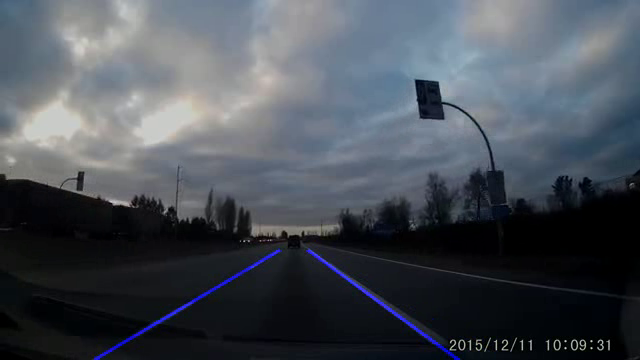
#> input picture frame 19 of output.mp4, 640 x 360 px, given in place of carDashCam.mp4, which was not available
$ python lane_detect.py
#> lines starting #> are read from the running program, lines starting #| are printed output that depends on the picture; after the words box and inside, x2 and y2 are one past the last pixel; in counts of white or black regions, pixels touching at a corner belong together; pictures that were not available may be replaced by others from this repository, and a replacement may not be noted
#from turtle1 import right
import cv2
import numpy as np
from matplotlib import pyplot as plt

def regionOfInterest(image):
    height=image.shape[0]
    width=image.shape[1]
    polygons = np.array([[(int(width/6),height),(int(width/2.5),int(height/1.45)),(int(width/1.9),int(height/1.45))]])

    zeroMask = np.zeros_like(image)

    cv2.fillPoly(zeroMask,polygons,1)
    roi=cv2.bitwise_and(image,image,mask=zeroMask)

    return roi
def getLineCoordinate(frame,lines):
    height=int(frame.shape[0]/1.5)
    slope,yIntercept=lines[0],lines[1]

    y1=frame.shape[0]
    y2=int(y1-110)

    x1=int((y1-yIntercept)/slope)
    x2= int((y2-yIntercept)/slope)

    return np.array([x1,y1,x2,y2])

def getLines(frame,lines):
    copyImage=frame.copy()
    leftLine,rightline=[],[]
    roiHeight=int(frame.shape[0]/1.5)
    lineFrame=np.zeros_like(frame)
    if lines is not None:
        for line in lines:
            x1,y1,x2,y2 =line.reshape(4)
            lineData=np.polyfit((int(x1),int(x2)),(int(y1),int(y2)),1)
            slope,yIntercept=lineData[0],lineData[1]
            if slope<0:
                leftLine.append((slope,yIntercept))
            else:
                rightline.append((slope,yIntercept))

    if leftLine:
        leftLineAverage = np.average(leftLine,axis=0)
        left=getLineCoordinate(frame,leftLineAverage)
        #try:
        cv2.line(lineFrame,(left[0],left[1]),(left[2],left[3]),(255,0,0),2)
        #except Exception as e:
        #print('Error',e)
    if rightline:
        rightLineAverage = np.average(rightline,axis=0)
        right=getLineCoordinate(frame,rightLineAverage)
        #try:
        cv2.line(lineFrame,(right[0],right[1]),(right[2],right[3]),(255,0,0),2)
        #except Exception as e:
        #print('Error',e)
    #return np.array([leftLine,rightline])
    return cv2.addWeighted(copyImage,0.8,lineFrame,1,1)

fourcc=cv2.VideoWriter.fourcc('m','p','4','v')
out=cv2.VideoWriter('output.mp4',fourcc,20.0,(640,360))


def new_func(getLines, frame, lines):
    imageWithLine=getLines(frame,lines)
    return imageWithLine
vid=cv2.VideoCapture('E:\\CampK12 VS\\test\\Arrays\\project1\\carDashCam.mp4')
while(vid.isOpened()):
    ret,frame=vid.read()
#> frame is the input picture: shape (360, 640, 3); mean B, G, R 86.5, 78.3, 72.5
    cv2.imshow("originalFrame",frame)

    grayFrame=cv2.cvtColor(frame,cv2.COLOR_BGR2GRAY)
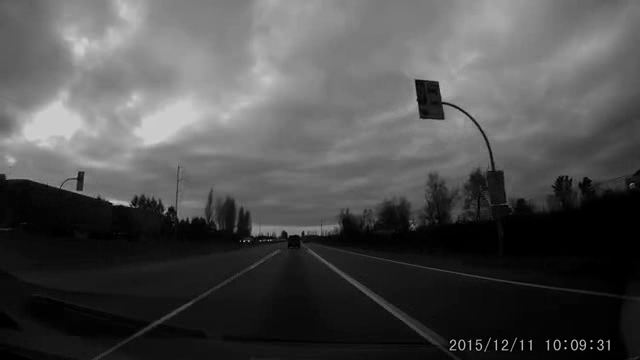
#> grayFrame: shape (360, 640); min 0, max 208, mean 77.5

    kernel_size=3
    gaussianFrame=cv2.GaussianBlur(grayFrame,(kernel_size,kernel_size),kernel_size)
    cv2.imshow('gaussianFrame',gaussianFrame)

    low_threshold =75
    high_threshold=100
    edgeframe=cv2.Canny(gaussianFrame,low_threshold,high_threshold)
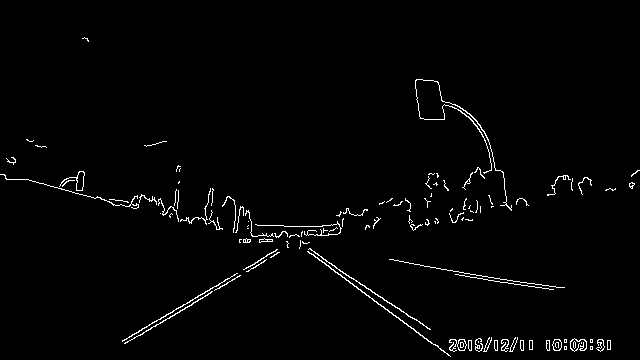
#> edgeframe: shape (360, 640); 1.8% white in thin lines or dots, all inside (x1, y1, x2, y2) = (0, 37, 640, 357)

    roiFrame=regionOfInterest(edgeframe)
#> in regionOfInterest, `cv2.fillPoly(zeroMask,polygons,1)`:
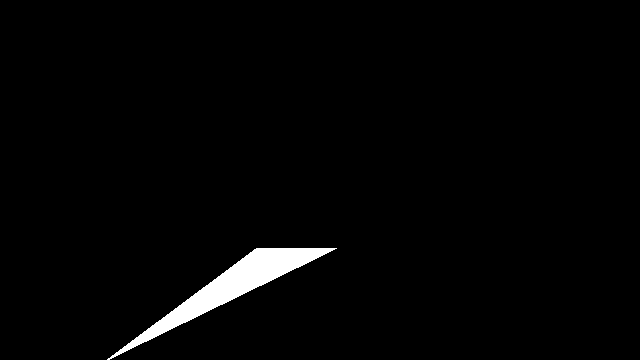
#> zeroMask: shape (360, 640); values 0 (black) and 1 (white), 2.1% white; 1 white region, box (x1, y1, x2, y2) and area: (107, 248, 337, 360) 4727
#> in regionOfInterest, `roi=cv2.bitwise_and(image,image,mask=zeroMask)`:
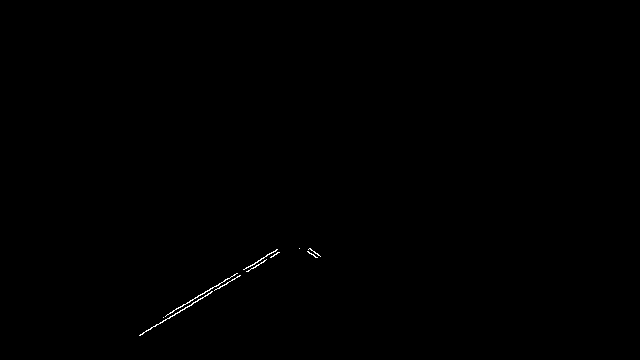
#> roi: shape (360, 640); 0.17% white in thin lines or dots, all inside (x1, y1, x2, y2) = (139, 248, 321, 336)

    lines=cv2.HoughLinesP(roiFrame,rho=1,theta=np.pi/180,threshold=10,lines=np.array([]),minLineLength=10,maxLineGap=100)
#> lines = [[139, 335, 278, 252], [163, 317, 277, 249], [170, 312, 225, 279], [142, 334, 279, 252], [140, 334, 220, 286], [309, 248, 320, 256], [216, 286, 276, 250], [167, 314, 269, 253]]
    if lines is not None:
        imageWithLine = new_func(getLines, frame, lines)
#> the loop in getLines, `for line in lines:` made 8 passes
#> (x1, y1, x2, y2, slope, yIntercept) on passes 1 to 8: (139, 335, 278, 252, -0.597, 418), (163, 317, 277, 249, -0.596, 414.2), (170, 312, 225, 279, -0.6, 414), (142, 334, 279, 252, -0.599, 419), (140, 334, 220, 286, -0.6, 418), (309, 248, 320, 256, 0.727, 23.27), (216, 286, 276, 250, -0.6, 415.6), (167, 314, 269, 253, -0.598, 413.9)
#> after the loop in getLines, `for line in lines:`: leftLine = [(-0.597, 418), (-0.596, 414.2), (-0.6, 414), (-0.599, 419), (-0.6, 418), (-0.6, 415.6), (-0.598, 413.9)]; rightline = [(0.727, 23.27)]
#> in getLines, `leftLineAverage = np.average(leftLine,axis=0)`: leftLineAverage = [-0.599, 416.1]
#> in getLineCoordinate, `slope,yIntercept=lines[0],lines[1]`: slope = -0.599; yIntercept = 416.1
#> in getLineCoordinate, `x1=int((y1-yIntercept)/slope)`: x1 = 93
#> in getLineCoordinate, `x2= int((y2-yIntercept)/slope)`: x2 = 277
#> in getLines, `left=getLineCoordinate(frame,leftLineAverage)`: left = [93, 360, 277, 250]
#> in getLines, `rightLineAverage = np.average(rightline,axis=0)`: rightLineAverage = [0.727, 23.27]
#> in getLines, `right=getLineCoordinate(frame,rightLineAverage)`: right = [463, 360, 311, 250]
#> in getLines, `cv2.line(lineFrame,(right[0],right[1]),(right[2],right[3]),(255,0,0),2)`:
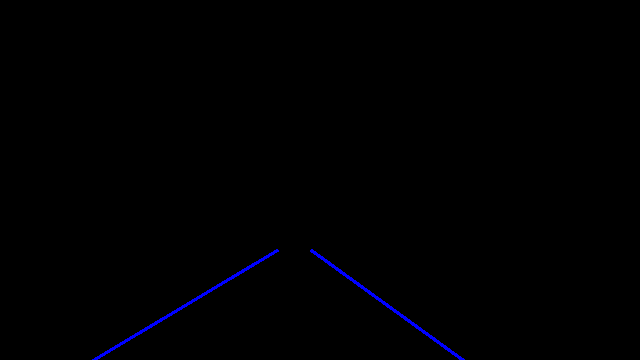
#> lineFrame: shape (360, 640, 3); mean of channels 0, 1, 2 1.4, 0, 0; drawn as B, G, R
#> in getLines, `return cv2.addWeighted(copyImage,0.8,lineFrame,1,1)`:
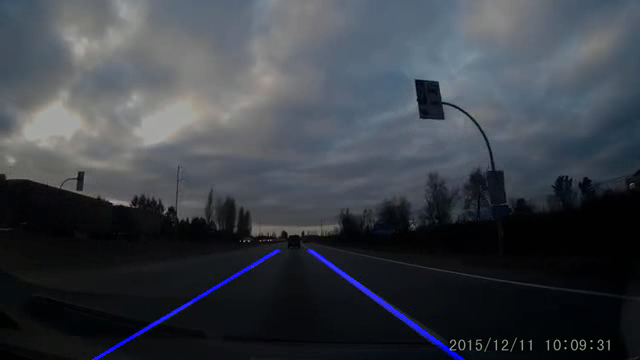
#> returned value: shape (360, 640, 3); mean of channels 0, 1, 2 70.9, 63.7, 59; drawn as B, G, R
    cv2.imshow("final",imageWithLine)

    out.write(imageWithLine)

    if cv2.waitKey(10)& 0xFF==ord('q'):
#> (key q is pressed here)
        break

vid.release()
out.release()
cv2.destroyAllWindows()

$ run again, starting later in the video
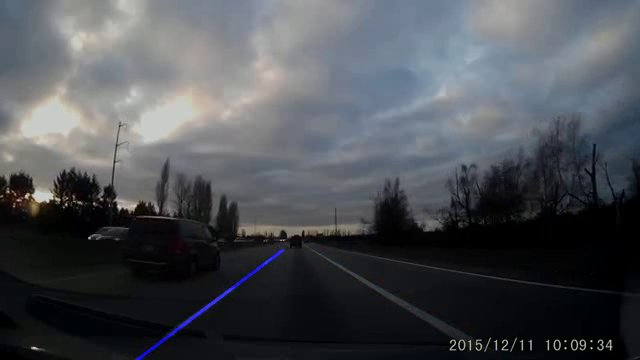
#> input picture frame 88 of output.mp4, 640 x 360 px, given in place of carDashCam.mp4, which was not available
#> frame is the input picture: shape (360, 640, 3); mean B, G, R 82.9, 78.3, 75.4
#> `edgeframe=cv2.Canny(gaussianFrame,low_threshold,high_threshold)`:
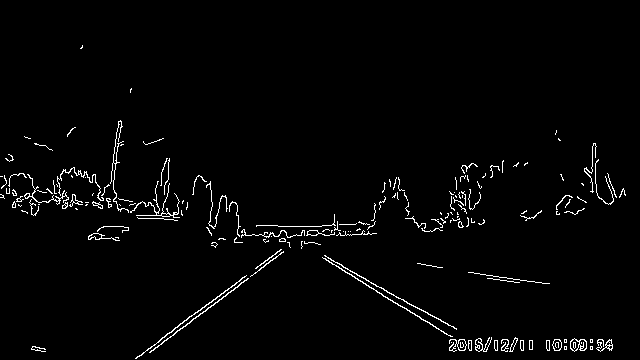
#> edgeframe: shape (360, 640); 2.2% white in thin lines or dots, all inside (x1, y1, x2, y2) = (0, 45, 626, 359)
#> zeroMask: shape (360, 640); values 0 (black) and 1 (white), 2.1% white; 1 white region, box (x1, y1, x2, y2) and area: (107, 248, 337, 360) 4727
#> roi: shape (360, 640); 0.13% white in thin lines or dots, all inside (x1, y1, x2, y2) = (178, 248, 302, 326)
#> lines = [[179, 324, 280, 250], [197, 316, 283, 251], [178, 325, 240, 280], [241, 278, 281, 249], [202, 313, 283, 252], [193, 318, 281, 252]]
#> the loop in getLines, `for line in lines:` made 6 passes
#> (x1, y1, x2, y2, slope, yIntercept) on passes 1 to 6: (179, 324, 280, 250, -0.733, 455.1), (197, 316, 283, 251, -0.756, 464.9), (178, 325, 240, 280, -0.726, 454.2), (241, 278, 281, 249, -0.725, 452.7), (202, 313, 283, 252, -0.753, 465.1), (193, 318, 281, 252, -0.75, 462.7)
#> after the loop in getLines, `for line in lines:`: leftLine = [(-0.733, 455.1), (-0.756, 464.9), (-0.726, 454.2), (-0.725, 452.7), (-0.753, 465.1), (-0.75, 462.7)]; rightline = []
#> leftLineAverage = [-0.74, 459.1]
#> in getLineCoordinate, `slope,yIntercept=lines[0],lines[1]`: slope = -0.74; yIntercept = 459.1
#> in getLineCoordinate, `x1=int((y1-yIntercept)/slope)`: x1 = 133
#> in getLineCoordinate, `x2= int((y2-yIntercept)/slope)`: x2 = 282
#> left = [133, 360, 282, 250]
#> in getLines, `return cv2.addWeighted(copyImage,0.8,lineFrame,1,1)`:
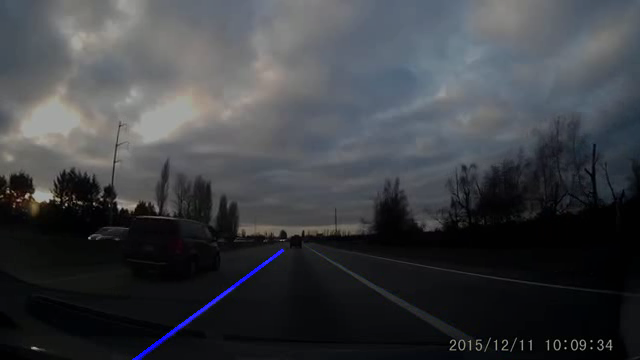
#> returned value: shape (360, 640, 3); mean of channels 0, 1, 2 67.6, 63.7, 61.3; drawn as B, G, R

$ run again, starting later in the video
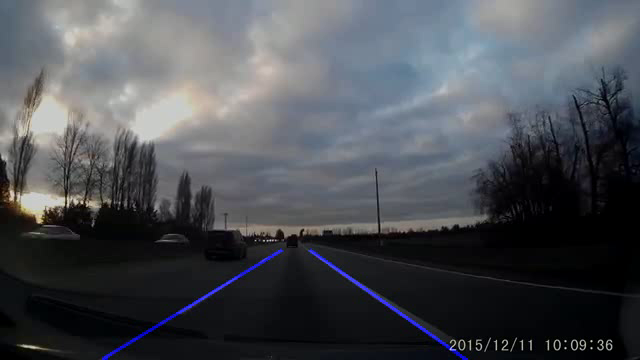
#> input picture frame 156 of output.mp4, 640 x 360 px, given in place of carDashCam.mp4, which was not available
#> frame is the input picture: shape (360, 640, 3); mean B, G, R 83.1, 77.9, 75
#> `edgeframe=cv2.Canny(gaussianFrame,low_threshold,high_threshold)`:
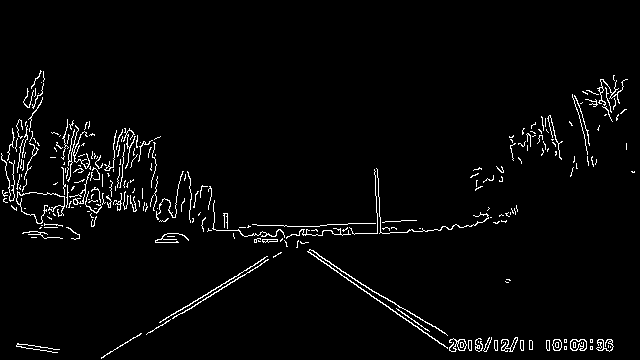
#> edgeframe: shape (360, 640); 2.9% white in thin lines or dots, all inside (x1, y1, x2, y2) = (1, 70, 635, 359)
#> zeroMask: shape (360, 640); values 0 (black) and 1 (white), 2.1% white; 1 white region, box (x1, y1, x2, y2) and area: (107, 248, 337, 360) 4727
#> roi: shape (360, 640); 0.17% white in thin lines or dots, all inside (x1, y1, x2, y2) = (139, 249, 321, 336)
#> lines = [[147, 333, 281, 252], [139, 335, 266, 256], [182, 309, 267, 256], [174, 316, 280, 252], [146, 334, 226, 286], [159, 322, 183, 307], [310, 249, 320, 256], [307, 251, 317, 257]]
#> the loop in getLines, `for line in lines:` made 8 passes
#> (x1, y1, x2, y2, slope, yIntercept) on passes 1 to 8: (147, 333, 281, 252, -0.604, 421.9), (139, 335, 266, 256, -0.622, 421.5), (182, 309, 267, 256, -0.624, 422.5), (174, 316, 280, 252, -0.604, 421.1), (146, 334, 226, 286, -0.6, 421.6), (159, 322, 183, 307, -0.625, 421.4), (310, 249, 320, 256, 0.7, 32), (307, 251, 317, 257, 0.6, 66.8)
#> after the loop in getLines, `for line in lines:`: leftLine = [(-0.604, 421.9), (-0.622, 421.5), (-0.624, 422.5), (-0.604, 421.1), (-0.6, 421.6), (-0.625, 421.4)]; rightline = [(0.7, 32), (0.6, 66.8)]
#> leftLineAverage = [-0.613, 421.6]
#> in getLineCoordinate, `slope,yIntercept=lines[0],lines[1]`: slope = -0.613; yIntercept = 421.6
#> in getLineCoordinate, `x1=int((y1-yIntercept)/slope)`: x1 = 100
#> in getLineCoordinate, `x2= int((y2-yIntercept)/slope)`: x2 = 279
#> left = [100, 360, 279, 250]
#> rightLineAverage = [0.65, 49.4]
#> right = [477, 360, 308, 250]
#> in getLines, `return cv2.addWeighted(copyImage,0.8,lineFrame,1,1)`:
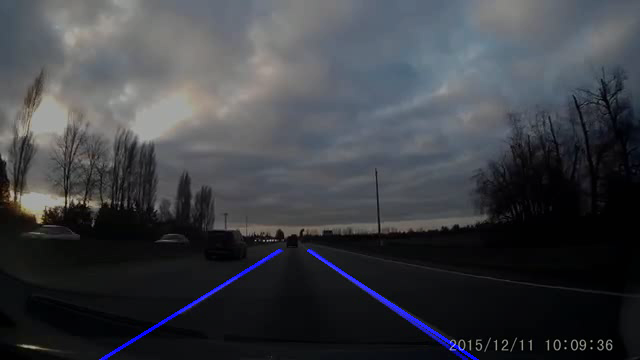
#> returned value: shape (360, 640, 3); mean of channels 0, 1, 2 68.3, 63.3, 61; drawn as B, G, R
